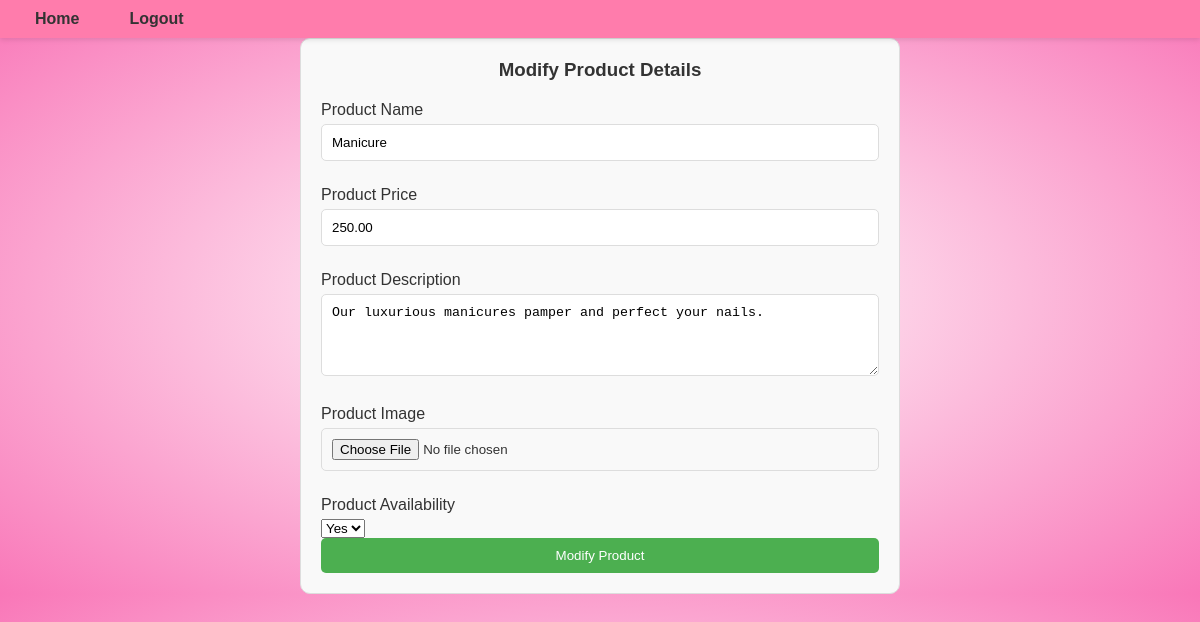
Page /admin/admin_modify_product.php?product_id=4 (signed in) on the committed database.
### tables this page shows
CREATE TABLE `products` (
  `id` int(11) NOT NULL,
  `name` varchar(255) NOT NULL,
  `description` text DEFAULT NULL,
  `price` decimal(10,2) NOT NULL,
  `availability` int(11) DEFAULT NULL,
  `created_at` timestamp NOT NULL DEFAULT current_timestamp(),
  `image_path` varchar(255) DEFAULT NULL
);

### admin/admin_modify_product.php (the view, shortened to what this page needs)
<?php
include 'db_con.php';
if (isset($_GET['product_id'])) {
    $product_id = $_GET['product_id'];
    $sql = "SELECT * FROM products WHERE id = ?";
    $stmt = $conn->prepare($sql);
    $stmt->bind_param("i", $product_id);
    $stmt->execute();
    $result = $stmt->get_result();
    if ($result->num_rows > 0) {
        $product = $result->fetch_assoc();
    } else {
        die('Product not found!');
    }
} else {
    die('Product ID is missing!');
}
?>
<!DOCTYPE html>
<html lang="en">
<head>
    <link rel="stylesheet" href="style.css">
</head>
<body>
    <nav class="admin-nav">
        <ul>
            <li><a href="admin_index.php">Home</a></li>
            <li><a href="admin_logout.php">Logout</a></li>
        </ul>
    </nav>
    <div class="modify-product-box">
        <h3>Modify Product Details</h3>
        <form action="admin_modify_product.php?product_id=<?= $product['id'] ?>" method="POST" enctype="multipart/form-data">
            <label for="product_name">Product Name</label>
            <input type="text" name="product_name" value="<?= htmlspecialchars($product['name']); ?>" required>
            <label for="product_price">Product Price</label>
            <input type="number" name="product_price" value="<?= htmlspecialchars($product['price']); ?>" required>
            <label for="product_description">Product Description</label>
            <textarea name="product_description" rows="4" required><?= htmlspecialchars($product['description']); ?></textarea>
            <label for="product_image">Product Image</label>
            <input type="file" name="product_image">
            <label for="product_availability">Product Availability</label>
            <select name="product_availability" required>
                <option value="Yes" <?= $product['availability'] == 'Yes' ? 'selected' : ''; ?>>Yes</option>
            </select>
            <button type="submit" name="modify_product">Modify Product</button>
        </form>
    </div>
</body>
</html>

### admin/style.css (style rules this page uses)
* { margin: 0; padding: 0; box-sizing: border-box; }
body { background: radial-gradient( #ffffff, #f977b8); font-family: Arial, sans-serif; color: #333; }
.admin-nav { display: flex; align-items: center; justify-content: space-between; position: sticky; top: 0; left: 0; width: 100%; background-color: #ff7cac; box-shadow: 0 2px 5px rgba(0, 0, 0, 0.1); z-index: 1000; padding: 10px 0px; }
.admin-nav ul { display: flex; list-style: none; margin: 0; padding: 0; }
.admin-nav li { margin-left: 20px; }
.admin-nav a { color: #333; text-decoration: none; font-weight: bold; padding: 10px 15px; }

### admin/admin_modify_product.php (style rules this page uses)
.modify-product-box { background-color: #f9f9f9; border: 1px solid #ddd; padding: 20px; width: 50%; margin: 0 auto; border-radius: 10px; }
.modify-product-box h3 { text-align: center; margin-bottom: 20px; }
.modify-product-box label { display: block; margin: 10px 0 5px; }
.modify-product-box input[type="text"], .modify-product-box input[type="number"], .modify-product-box input[type="file"], .modify-product-box textarea { width: 100%; padding: 10px; margin-bottom: 15px; border: 1px solid #ddd; border-radius: 5px; }
.modify-product-box button { width: 100%; padding: 10px; background-color: #4CAF50; color: white; border: none; border-radius: 5px; cursor: pointer; }

### rows in the picture
products: product_name "Manicure", product_price "250.00", product_description "Our luxurious manicures pamper and perfect your nails."
